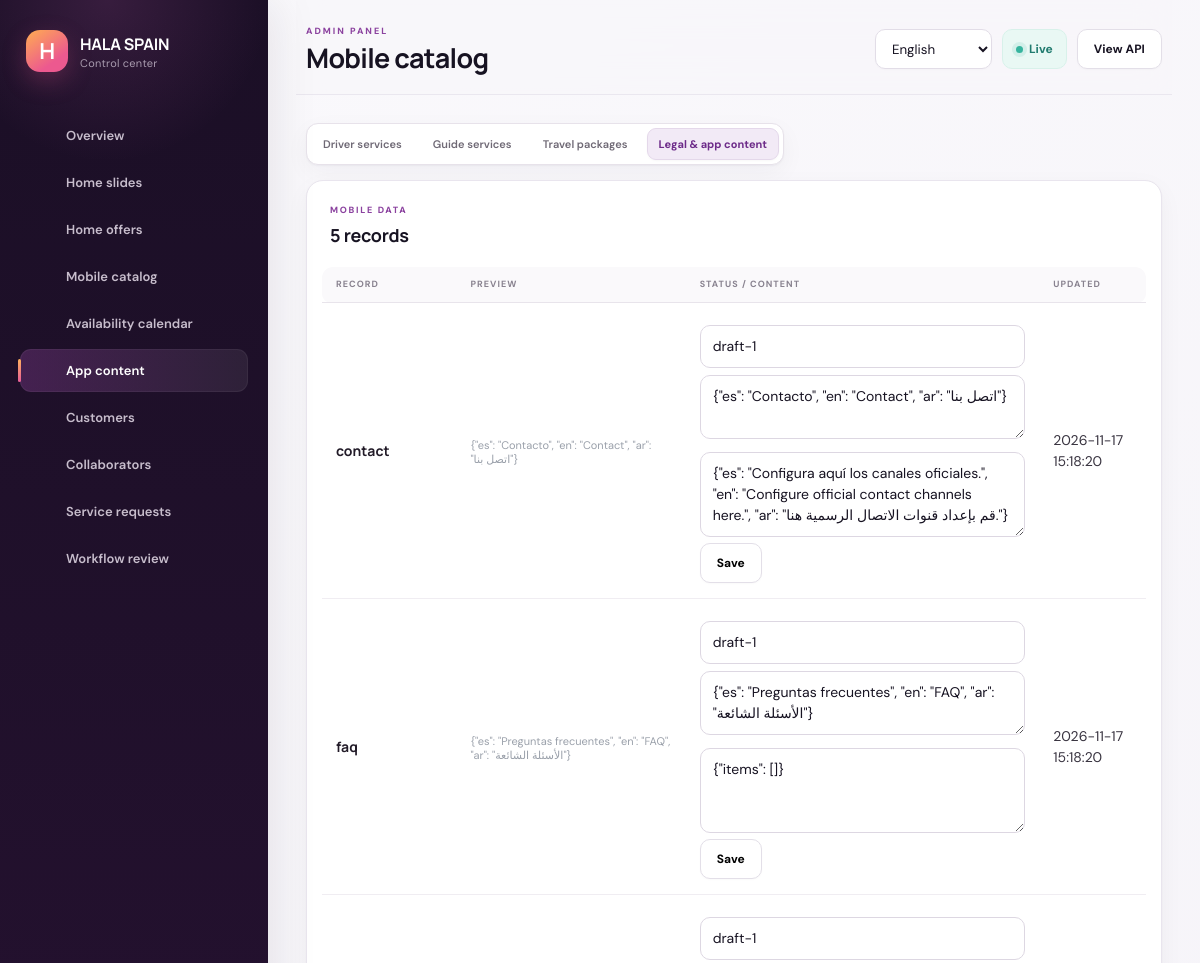
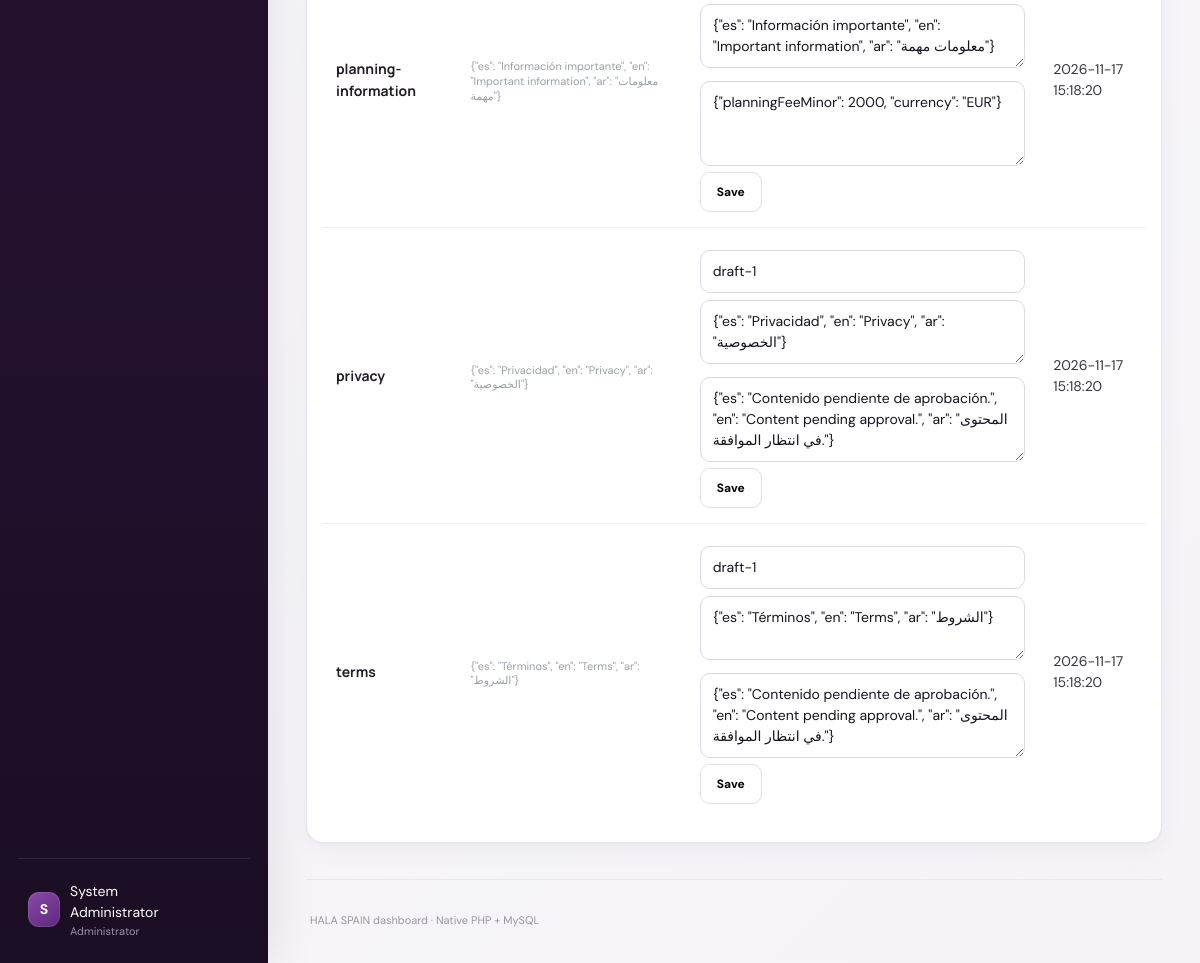
The app's page /catalog.php?view=content (signed in) with its own data (2 pictures, top to bottom).
### tables this page shows
CREATE TABLE content_documents (slug VARCHAR(100) PRIMARY KEY,version VARCHAR(40) NOT NULL,title_json JSON NOT NULL,body_json JSON NOT NULL,active BOOLEAN NOT NULL DEFAULT TRUE,updated_at TIMESTAMP DEFAULT CURRENT_TIMESTAMP ON UPDATE CURRENT_TIMESTAMP);

### includes/bootstrap.php (called while the page is built, shortened)
<?php
$config = require dirname(__DIR__) . '/config.php';
function db(): PDO
{
    static $pdo;
    global $config;
    if (!$pdo) {
        $db = $config['db'];
        $dsn = "mysql:host={$db['host']};port={$db['port']};dbname={$db['name']};charset=utf8mb4";
        $pdo = new PDO($dsn, $db['user'], $db['pass'], [
            PDO::ATTR_ERRMODE => PDO::ERRMODE_EXCEPTION,
            PDO::ATTR_DEFAULT_FETCH_MODE => PDO::FETCH_ASSOC,
            PDO::ATTR_EMULATE_PREPARES => false,
        ]);
        $pdo->exec("SET time_zone = '+00:00'");
    }
    return $pdo;
}
function e(?string $value): string { return htmlspecialchars($value ?? '', ENT_QUOTES, 'UTF-8'); }
function admin(): ?array { return $_SESSION['admin'] ?? null; }

### catalog.php (the view, shortened to what this page needs)
<?php
require 'includes/bootstrap.php'; require_admin(); require 'includes/layout.php';
$view=$_GET['view']??'drivers';
$map=['drivers'=>['driver_services','service_json'],'guides'=>['guide_services','service_json'],'packages'=>['travel_packages','package_json']];
if($view==='content')$rows=db()->query('SELECT * FROM content_documents ORDER BY slug')->fetchAll();else{[$table,$field]=$map[$view];$rows=db()->query("SELECT id,status,$field payload,updated_at FROM $table ORDER BY updated_at DESC")->fetchAll();}
page_header('Mobile catalog'); ?>
<div class="filters people-tabs"><?php foreach(['drivers'=>'Driver services','guides'=>'Guide services','packages'=>'Travel packages','content'=>'Legal & app content'] as $key=>$label):?><a class="<?=$view===$key?'active':''?>" href="?view=<?=$key?>"><?=e($label)?></a><?php endforeach;?></div><section class="panel"><div class="panel-head"><div><p class="eyebrow">MOBILE DATA</p><h3><?=count($rows)?> records</h3></div></div><div class="table-wrap"><table><thead><tr><th>Record</th><th>Preview</th><th>Status / content</th><th>Updated</th></tr></thead><tbody><?php foreach($rows as $row):?><tr><td><strong><?=e($view==='content'?$row['slug']:substr($row['id'],0,18))?></strong></td><td><small><?=e(mb_strimwidth($view==='content'?$row['title_json']:$row['payload'],0,120,'…'))?></small></td><td><?php if($view==='content'):?><form method="post" class="status-form"><input name="version" value="<?=e($row['version'])?>"><textarea name="title_json" rows="2"><?=e($row['title_json'])?></textarea><textarea name="body_json" rows="3"><?=e($row['body_json'])?></textarea><button class="btn secondary">Save</button></form><?php endif;?></td><td><?=e($row['updated_at'])?></td></tr><?php endforeach;?></tbody></table></div></section>
<?php page_footer();

### includes/layout.php (shortened to what this page needs)
<?php
function asset_version(string $path): string { $file=dirname(__DIR__).'/'.$path; return is_file($file)?(string)filemtime($file):'1'; }
function ui_icon(string $name,string $class='ui-icon'): string { $paths=[
 'home'=>'<path d="M3 11.5 12 4l9 7.5"/><path d="M5 10v10h14V10M9 20v-6h6v6"/>',
 'catalog'=>'<rect x="3" y="4" width="7" height="7" rx="2"/><rect x="14" y="4" width="7" height="7" rx="2"/><rect x="3" y="15" width="7" height="6" rx="2"/><rect x="14" y="15" width="7" height="6" rx="2"/>',
 'content'=>'<path d="M6 2h9l4 4v16H6z"/><path d="M14 2v5h5M9 12h6M9 16h6"/>',
 'users'=>'<path d="M16 21v-2a4 4 0 0 0-4-4H6a4 4 0 0 0-4 4v2"/><circle cx="9" cy="7" r="4"/><path d="M22 21v-2a4 4 0 0 0-3-3.87M16 3.13a4 4 0 0 1 0 7.75"/>',
 'partners'=>'<circle cx="9" cy="7" r="4"/><path d="M2 21v-2a4 4 0 0 1 4-4h6a4 4 0 0 1 4 4v2M19 8v6M16 11h6"/>',
 'requests'=>'<rect x="4" y="3" width="16" height="18" rx="2"/><path d="M8 8h8M8 12h8M8 16h5"/>',
 'workflow'=>'<circle cx="6" cy="6" r="3"/><circle cx="18" cy="18" r="3"/><path d="M8.5 7.5 15.5 16.5M18 6v5M15.5 8.5 18 11l2.5-2.5M6 18v-5M3.5 15.5 6 13l2.5 2.5"/>',
 'logout'=>'<path d="M10 17l5-5-5-5M15 12H3"/><path d="M14 3h5a2 2 0 0 1 2 2v14a2 2 0 0 1-2 2h-5"/>',
 'route'=>'<circle cx="6" cy="19" r="3"/><circle cx="18" cy="5" r="3"/><path d="M8.5 17.5c5-2 2-8 7-11"/>',
 'car'=>'<path d="m5 11 2-5h10l2 5"/><rect x="3" y="11" width="18" height="7" rx="2"/><circle cx="7" cy="15" r="1"/><circle cx="17" cy="15" r="1"/><path d="M5 18v2M19 18v2"/>',
];$body=$paths[$name]??$paths['home'];return '<svg class="'.e($class).'" viewBox="0 0 24 24" fill="none" stroke="currentColor" stroke-width="1.8" stroke-linecap="round" stroke-linejoin="round" aria-hidden="true">'.$body.'</svg>'; }
function page_header(string $title): void { global $config; $flash = $_SESSION['flash'] ?? null; unset($_SESSION['flash']); $currentAdmin=admin()??[]; ?>
<!doctype html><html lang="en" dir="ltr"><head><meta charset="utf-8"><meta name="viewport" content="width=device-width,initial-scale=1">
<title><?= e($title) ?> · <?= e($config['app_name']) ?></title><link rel="stylesheet" href="assets/app.css?v=<?= e(asset_version('assets/app.css')) ?>"></head>
<body><aside class="sidebar"><a class="brand" href="index.php"><span>H</span><div>HALA SPAIN<small data-i18n="controlCenter">Control center</small></div></a>
<nav><a href="dashboard.php"><?=ui_icon('home')?> <span data-i18n="overview">Overview</span></a><a href="content.php?type=banners"><?=ui_icon('content')?> <span>Home slides</span></a><a href="content.php?type=offers"><?=ui_icon('content')?> <span>Home offers</span></a><a href="catalog.php?view=drivers"><?=ui_icon('catalog')?> <span data-i18n="mobileCatalog">Mobile catalog</span></a><a href="calendar.php"><?=ui_icon('route')?> <span>Availability calendar</span></a><a href="catalog.php?view=content"><?=ui_icon('content')?> <span data-i18n="appContent">App content</span></a><a href="users.php?view=customers"><?=ui_icon('users')?> <span data-i18n="customers">Customers</span></a><a href="users.php?view=collaborators"><?=ui_icon('partners')?> <span data-i18n="collaborators">Collaborators</span></a><a href="reservations.php"><?=ui_icon('requests')?> <span data-i18n="serviceRequests">Service requests</span></a><a href="operations.php?view=trips"><?=ui_icon('workflow')?> <span data-i18n="workflowReview">Workflow review</span></a></nav>
<div class="profile"><button class="profile-trigger" type="button" data-profile-open aria-haspopup="dialog"><span class="avatar"><?= e(strtoupper(substr($currentAdmin['name'] ?? 'A',0,1))) ?></span><span class="profile-copy"><?= e($currentAdmin['name'] ?? '') ?><small data-i18n="administrator">Administrator</small></span></button><a class="logout-icon" href="logout.php" data-i18n-title="signOut" title="Sign out" aria-label="Sign out"><?=ui_icon('logout')?></a></div></aside>
<main><header class="topbar"><div><p class="eyebrow" data-i18n="adminPanel">ADMIN PANEL</p><h1 data-page-title><?= e($title) ?></h1></div><div class="top-actions"><label class="language-control"><span class="sr-only" data-i18n="language">Language</span><select data-language aria-label="Language"><option value="en">English</option><option value="es">Español</option><option value="ar">العربية</option></select></label><span class="live"><i></i> <span data-i18n="live">Live</span></span><a class="btn secondary" href="api/v1/home.php" target="_blank" data-i18n="viewApi">View API</a></div></header>
<?php }
function page_footer(): void { $currentAdmin=admin()??[]; ?><footer><span data-i18n="footer">HALA SPAIN dashboard · Native PHP + MySQL</span></footer></main>
<script src="assets/app.js?v=<?= e(asset_version('assets/app.js')) ?>"></script></body></html><?php }

### records on screen
content_documents: slug "contact", title_json "{\"es\": \"Contacto\", \"en\": \"Contact\", \"ar\": \"اتصل بنا\"}", version "draft-1", body_json "{\"es\": \"Configura aquí los canales oficiales.\", \"en\": \"Configure official contact channels here.\", \"ar\": \"قم بإعداد قنوات الاتصال الرسمية هنا.\"}", updated_at "2026-11-17 15:18:20"
content_documents: slug "faq", title_json "{\"es\": \"Preguntas frecuentes\", \"en\": \"FAQ\", \"ar\": \"الأسئلة الشائعة\"}", version "draft-1", body_json "{\"items\": []}", updated_at "2026-11-17 15:18:20"
content_documents: slug "planning-information", title_json "{\"es\": \"Información importante\", \"en\": \"Important information\", \"ar\": \"معلومات مهمة\"}", version "draft-1", body_json "{\"planningFeeMinor\": 2000, \"currency\": \"EUR\"}", updated_at "2026-11-17 15:18:20"
content_documents: slug "privacy", title_json "{\"es\": \"Privacidad\", \"en\": \"Privacy\", \"ar\": \"الخصوصية\"}", version "draft-1", body_json "{\"es\": \"Contenido pendiente de aprobación.\", \"en\": \"Content pending approval.\", \"ar\": \"المحتوى في انتظار الموافقة.\"}", updated_at "2026-11-17 15:18:20"
content_documents: slug "terms", title_json "{\"es\": \"Términos\", \"en\": \"Terms\", \"ar\": \"الشروط\"}", version "draft-1", body_json "{\"es\": \"Contenido pendiente de aprobación.\", \"en\": \"Content pending approval.\", \"ar\": \"المحتوى في انتظار الموافقة.\"}", updated_at "2026-11-17 15:18:20"

### other values on screen
substr($currentAdmin['name'] ?? 'A',0,1) "S"
$currentAdmin['name'] "System Administrator"
$title "Mobile catalog"
$label "Driver services"
$label "Guide services"
$label "Travel packages"
$label "Legal & app content"
count($rows) "5"
